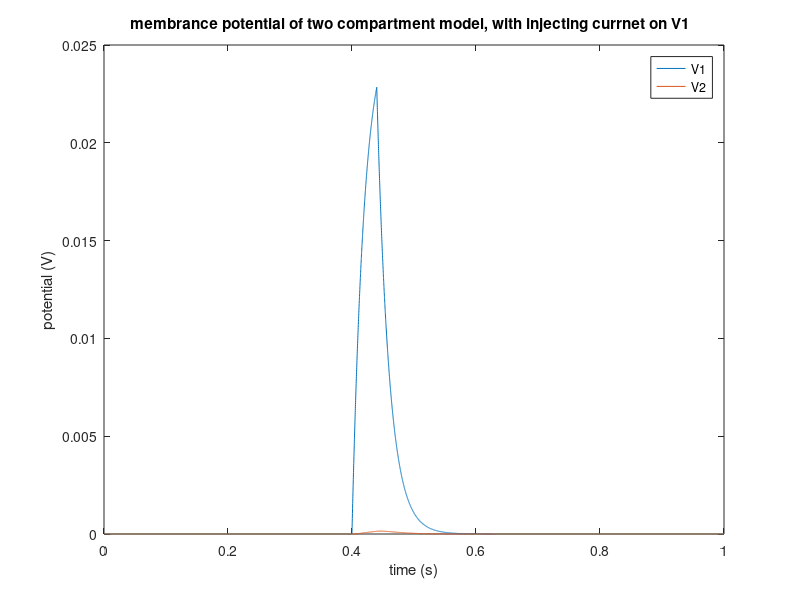

The MATLAB script that drew this image:
% Neural dynamics Homework3 
% Question 3-2
% Po-Hsuan Huang 2014,11,17
% The program use campartment model solving a patch of neuron with two
% compartment. One can designate different ingective current Ie between three
% time interval 0:Te Te:Ts Ts:T 
% The program print out the plot of the numerical result of the simulation.

close all;  % close all figures
%clc;       % clear command area
clear;     % clear variables
% a good hobby I learned today.
% control +C kills the process

%% Try different coefficient Ra1 Ra2 Ra3 = [7E6 265E6 30E9]

% Initail condition given by the qeustion. All units in MKS.
Em= 0;
Rm= 265E6;
Ra=30E9;
Cm= 75E-12;

% Euler's Method
dt= 0.1E-3;

% designating time intervals
Te = 0.4;
Ts = 0.44;
T = 1;
time= 0:dt:T;   

V1 = zeros(1,length(time));
V2 = zeros(1,length(time));

% initial conditions of the dynamic system
V1(1)= Em;
V2(1)= Em;

%% for time from 0 sec to Te sec


Ie = 0;

%Euler's method
for i= 1:Te/dt-1

V1(i+1) = V1(i)+ dt*((Em-V1(i))/Rm + (V2(i) -V1(i))/Ra  - Ie)/Cm;
V2(i+1) = V2(i)+ dt*((Em-V2(i))/Rm + (V1(i) -V2(i))/Ra  )/Cm;
end

%% for time from Te s to Ts s
Ie = -100E-12; % injective current = -100 pA

for i= Te/dt:Ts/dt

V1(i+1) = V1(i)+ dt*((Em-V1(i))/Rm + (V2(i) -V1(i))/Ra  - Ie)/Cm;
V2(i+1) = V2(i)+ dt*((Em-V2(i))/Rm + (V1(i) -V2(i))/Ra  )/Cm;
end

%% for ttme form Ts to Ts

Ie = 0; % injective current = -100 pA

for i= Ts/dt:T/dt-1

V1(i+1) = V1(i)+ dt*((Em-V1(i))/Rm + (V2(i) -V1(i))/Ra  - Ie)/Cm;
V2(i+1) = V2(i)+ dt*((Em-V2(i))/Rm + (V1(i) -V2(i))/Ra  )/Cm;
end


%% plotting the result

figure()
plot(time,V1,time,V2);
legend('V1','V2');
title('membrance potential of two compartment model, with injecting currnet on V1  ');
xlabel('time (s)');
ylabel('potential (V)');





